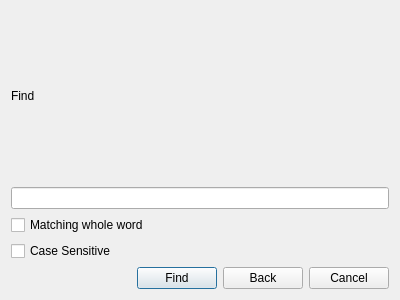
<?xml version="1.0" encoding="UTF-8"?>
<ui version="4.0">
 <class>FindDialog</class>
 <widget class="QDialog" name="FindDialog">
  <property name="geometry">
   <rect>
    <x>0</x>
    <y>0</y>
    <width>400</width>
    <height>300</height>
   </rect>
  </property>
  <property name="windowTitle">
   <string>Dialog</string>
  </property>
  <layout class="QVBoxLayout" name="verticalLayout_3">
   <item>
    <layout class="QVBoxLayout" name="verticalLayout_2">
     <item>
      <widget class="QLabel" name="label">
       <property name="text">
        <string>Find</string>
       </property>
      </widget>
     </item>
     <item>
      <widget class="QLineEdit" name="lineEdit"/>
     </item>
    </layout>
   </item>
   <item>
    <layout class="QVBoxLayout" name="verticalLayout">
     <item>
      <widget class="QCheckBox" name="Match_Whole_Word_CheckBox">
       <property name="text">
        <string>Matching whole word</string>
       </property>
      </widget>
     </item>
     <item>
      <widget class="QCheckBox" name="Case_Sensitive_CheckBox">
       <property name="text">
        <string>Case Sensitive</string>
       </property>
      </widget>
     </item>
    </layout>
   </item>
   <item>
    <layout class="QHBoxLayout" name="horizontalLayout">
     <item>
      <spacer name="horizontalSpacer">
       <property name="orientation">
        <enum>Qt::Horizontal</enum>
       </property>
       <property name="sizeHint" stdset="0">
        <size>
         <width>40</width>
         <height>20</height>
        </size>
       </property>
      </spacer>
     </item>
     <item>
      <widget class="QPushButton" name="Ok_PushButton">
       <property name="text">
        <string>Find</string>
       </property>
      </widget>
     </item>
     <item>
      <widget class="QPushButton" name="Back_PushButton">
       <property name="text">
        <string>Back</string>
       </property>
      </widget>
     </item>
     <item>
      <widget class="QPushButton" name="Cancel_PushButton">
       <property name="text">
        <string>Cancel</string>
       </property>
      </widget>
     </item>
    </layout>
   </item>
  </layout>
 </widget>
 <resources/>
 <connections/>
</ui>
